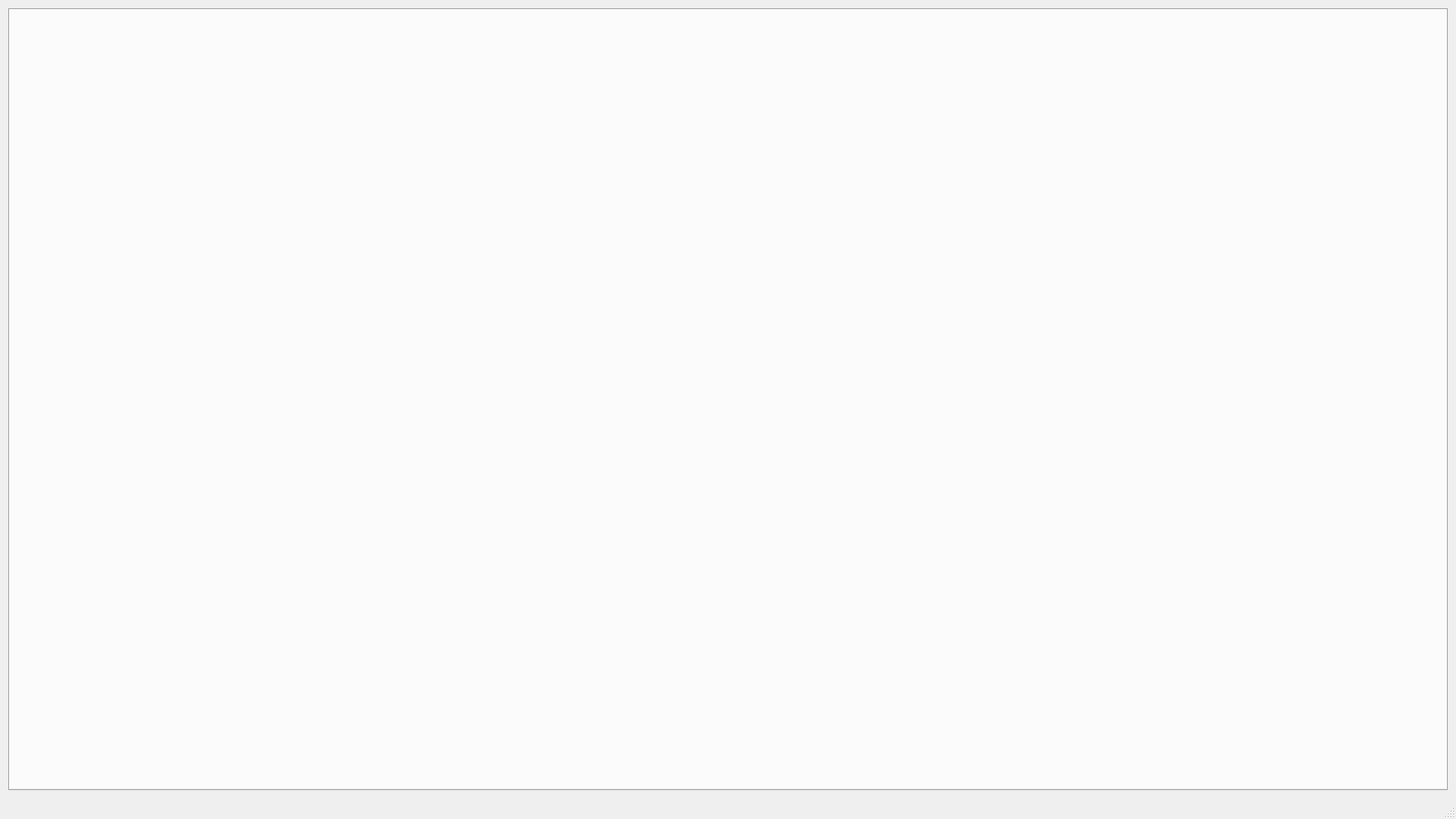
<?xml version="1.0" encoding="UTF-8"?>
<ui version="4.0">
 <class>MainWindow</class>
 <widget class="QMainWindow" name="MainWindow">
  <property name="geometry">
   <rect>
    <x>0</x>
    <y>0</y>
    <width>1600</width>
    <height>900</height>
   </rect>
  </property>
  <property name="windowTitle">
   <string>Ptz_Control</string>
  </property>
  <widget class="QWidget" name="centralwidget">
   <layout class="QVBoxLayout" name="verticalLayout">
    <item>
     <widget class="QTabWidget" name="Two_d_Tab">
      <property name="font">
       <font>
        <family>Arial</family>
        <pointsize>12</pointsize>
       </font>
      </property>
      <property name="currentIndex">
       <number>-1</number>
      </property>
     </widget>
    </item>
   </layout>
  </widget>
  <widget class="QMenuBar" name="menubar">
   <property name="geometry">
    <rect>
     <x>0</x>
     <y>0</y>
     <width>1600</width>
     <height>21</height>
    </rect>
   </property>
  </widget>
  <widget class="QStatusBar" name="statusbar"/>
 </widget>
 <resources/>
 <connections/>
</ui>
